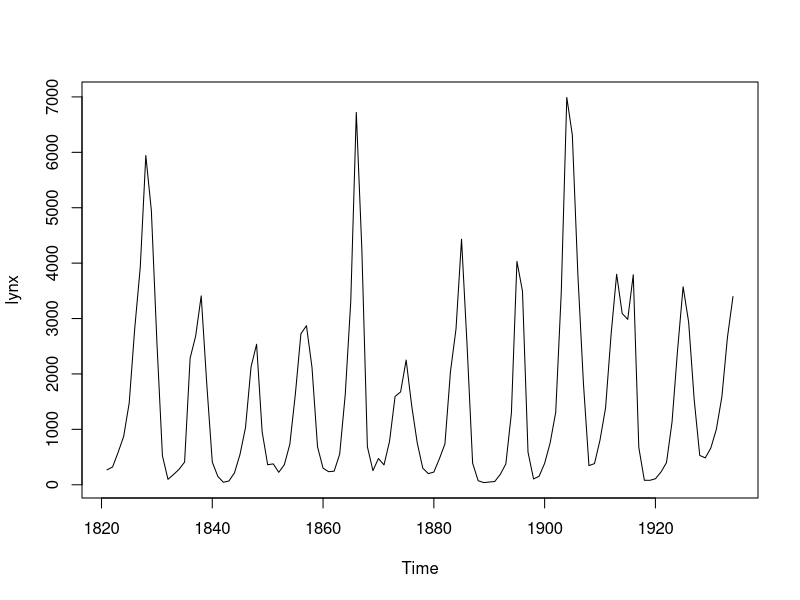

Here is the R script that generated this plot:
head(lynx)
time(lynx)
length(lynx)
mean(lynx); median(lynx)
plot(lynx)
sort(lynx)
quantile(lynx)
quantile(lynx, prob = seq(0, 1, length = 11), type = 5)
